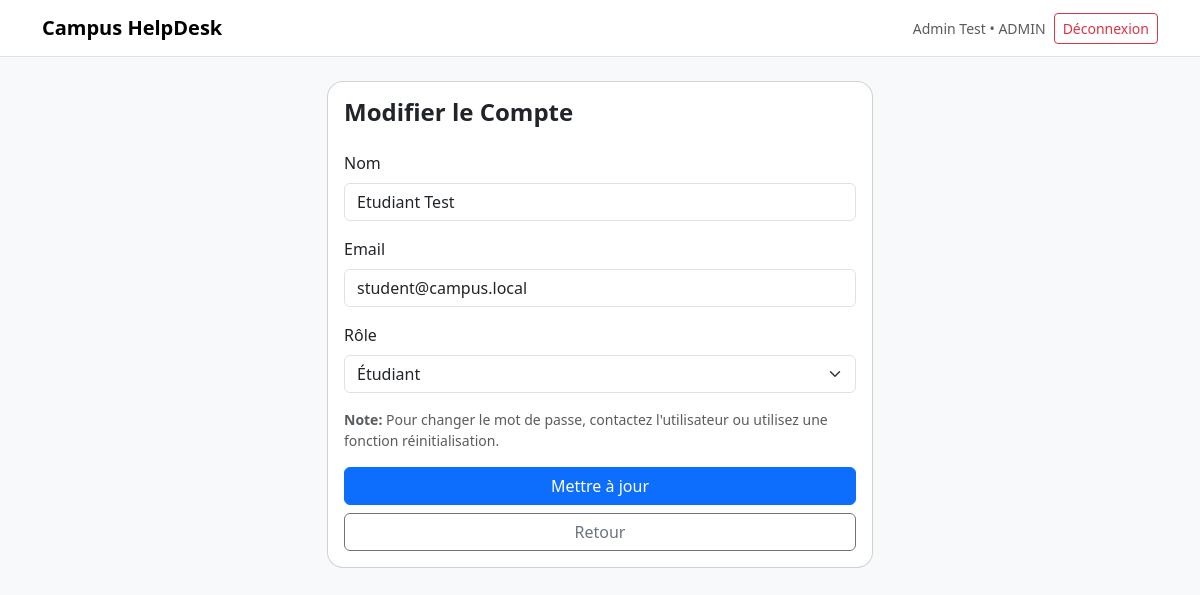
The app's page /public/index.php?route=admin-user-edit&id=1 (signed in) with its own data.
### tables this page shows
CREATE TABLE utilisateurs (
  id INT AUTO_INCREMENT PRIMARY KEY,
  nom VARCHAR(100) NOT NULL,
  email VARCHAR(150) NOT NULL UNIQUE,
  mdp_hash VARCHAR(255) NOT NULL,
  role ENUM('ETUDIANT','TECH','ADMIN') NOT NULL DEFAULT 'ETUDIANT',
  actif TINYINT(1) NOT NULL DEFAULT 1,
  created_at DATETIME NOT NULL DEFAULT CURRENT_TIMESTAMP
);

### app/core/View.php (called while the page is built, shortened)
<?php
class View {
  public static function render($view, $data = array()) {
    require __DIR__ . '/../views/layouts/main.php';
  }
}

### app/controllers/AdminController.php (called while the page is built, shortened)
<?php
require_once __DIR__ . '/../core/View.php';
require_once __DIR__ . '/../models/UserModel.php';
class AdminController {
  public function userEdit() {
    $id = isset($_GET['id']) ? intval($_GET['id']) : 0;
    $user = (new UserModel())->findById($id);
    $error = null;
    $success = null;
    View::render('admin/user-edit', ['title' => 'Modifier le Compte', 'user' => $user, 'error' => $error, 'success' => $success]);
  }
}

### public/index.php (called while the page is built, shortened)
<?php
require_once __DIR__ . '/../app/controllers/AdminController.php';
$route = isset($_GET['route']) ? $_GET['route'] : '';
Router::dispatch($route);

### app/core/Database.php (called while the page is built)
<?php
class Database {
  private static $pdo = null;
  public static function pdo() {
    if (self::$pdo === null) {
      $dsn = 'mysql:host=127.0.0.1;dbname=campus_helpdesk;charset=utf8mb4';
      self::$pdo = new PDO($dsn, 'root', 'root', array(
        PDO::ATTR_ERRMODE => PDO::ERRMODE_EXCEPTION,
        PDO::ATTR_DEFAULT_FETCH_MODE => PDO::FETCH_ASSOC,
        PDO::ATTR_EMULATE_PREPARES => false,
      ));
    }
    return self::$pdo;
  }
}

### app/models/UserModel.php (called while the page is built, shortened)
<?php
require_once __DIR__ . '/../core/Database.php';
class UserModel {
  public function findById($id) {
    $stmt = Database::pdo()->prepare(
      'SELECT id, nom, email, role, actif FROM utilisateurs WHERE id = :id LIMIT 1'
    );
    $stmt->execute(array('id' => $id));
    $u = $stmt->fetch();
    return $u ? $u : null;
  }
}

### app/views/admin/user-edit.php (the view, shortened to what this page needs)
<div class="row">
  <div class="col-md-6 offset-md-3">
    <div class="card">
      <div class="card-body">
        <h1 class="h4 fw-bold mb-4">Modifier le Compte</h1>
        <form method="post" action="index.php?route=admin-user-edit&id=<?php echo intval($user['id']); ?>">
          <div class="mb-3">
            <label class="form-label">Nom</label>
            <input type="text" name="nom" class="form-control" value="<?php echo htmlspecialchars($user['nom']); ?>" required>
          </div>
          <div class="mb-3">
            <label class="form-label">Email</label>
            <input type="email" name="email" class="form-control" value="<?php echo htmlspecialchars($user['email']); ?>" required>
          </div>
          <div class="mb-3">
            <label class="form-label">Rôle</label>
            <select name="role" class="form-select" required>
              <option value="ETUDIANT" <?php echo $user['role'] === 'ETUDIANT' ? 'selected' : ''; ?>>Étudiant</option>
            </select>
          </div>
          <p class="text-muted small">
            <strong>Note:</strong> Pour changer le mot de passe, contactez l'utilisateur ou utilisez une fonction réinitialisation.
          </p>
          <div class="d-grid gap-2">
            <button type="submit" class="btn btn-primary">Mettre à jour</button>
            <a href="index.php?route=admin-users" class="btn btn-outline-secondary">Retour</a>
          </div>
        </form>
      </div>
    </div>
  </div>
</div>

### public/assets/css/style.css (style rules this page uses)
:root { --radius: 16px; }
.card { border-radius: var(--radius); }

### records on screen
utilisateurs: nom "Etudiant Test", email "student@campus.local", role "Étudiant"

### other values on screen
$u['nom'] "Admin Test"
$u['role'] "ADMIN"
